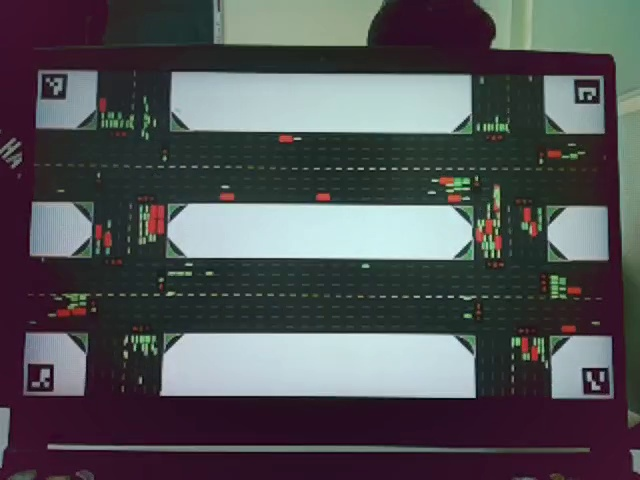
#> input picture sample_img/debug_video/frame_0.jpg, 640 x 480 px
$ python main_pipeline.py
#> lines starting #> are read from the running program, lines starting #| are printed output that depends on the picture; after the words box and inside, x2 and y2 are one past the last pixel; in counts of white or black regions, pixels touching at a corner belong together
#> in test_single_image, img is the input picture: shape (480, 640, 3); mean B, G, R 85.4, 82.6, 81.7
import cv2
import numpy as np
import json
import os
import time
import csv

# --- HYPERPARAMETERS ---
VIDEO_PATH = 'sa_ban_traffic.mp4'  # Use sample.png for image testing, sa_ban_traffic.mp4 for video
OUTPUT_VIDEO_PATH = 'output_traffic.mp4'
OUTPUT_CSV_PATH = 'traffic_data.csv'
PROCESSED_FPS = 5  # Target FPS for processing (to simulate Pi5 performance)
PERSPECTIVE_INTERVAL = 5  # Recompute perspective every N processed frames (helps with camera shake)
# ROIS_PATH = 'lane_rois.json'
# PARAMS_PATH = 'vehicle_params.json'
# -----------------------

class VehicleCounter:
    def __init__(self): # , rois_path=ROIS_PATH, params_path=PARAMS_PATH):
        self.matrix = None
        self.max_width = 0
        self.max_height = 0

        # [6 lines of commented-out code are left out]
        self.rois = [[6,282,158,131],[436,290,1099,123],[1810,167,153,119],[423,164,1112,122],[6,746,150,123],[426,750,1113,118],[1810,624,156,121],[430,622,1107,117],[288,877,134,154],[296,419,128,202],[165,3,133,155],[169,422,123,194],[1668,884,138,142],[1676,423,124,189],[1547,6,130,156],[1549,413,118,197]]

        # [8 lines of commented-out code are left out]
        self.min_vehicle_area = 162
        self.car_area = 895
        self.bike_area = 400

    def order_points(self, pts):
        rect = np.zeros((4, 2), dtype="float32")
        s = pts.sum(axis=1)
        rect[0] = pts[np.argmin(s)]
        rect[2] = pts[np.argmax(s)]
        diff = np.diff(pts, axis=1)
        rect[1] = pts[np.argmin(diff)]
        rect[3] = pts[np.argmax(diff)]
        return rect

    def init_perspective(self, img):
        dict_id = cv2.aruco.DICT_4X4_50
        try:
            aruco_dict = cv2.aruco.getPredefinedDictionary(dict_id)
        except AttributeError:
            aruco_dict = cv2.aruco.Dictionary_get(dict_id)

        try:
            aruco_params = cv2.aruco.DetectorParameters()
            detector = cv2.aruco.ArucoDetector(aruco_dict, aruco_params)
            corners, ids, rejected = detector.detectMarkers(img)
#> corners = ([[28, 364], [53, 364], [51, 391], [27, 390]], [[582, 368], [607, 368], [609, 392], [584, 393]], [[42, 75], [67, 75], [65, 99], [41, 98]], [[574, 80], [599, 80], [599, 102], [575, 103]]); ids = [2, 3, 0, 1]; rejected = 16 items
        except AttributeError:
            aruco_params = cv2.aruco.DetectorParameters_create()
            corners, ids, rejected = cv2.aruco.detectMarkers(img, aruco_dict, parameters=aruco_params)

        if ids is None or len(ids) < 4:
            return False

        centers = []
        for corner in corners[:4]:
            c = corner[0]
            center_x = c[:, 0].mean()
            center_y = c[:, 1].mean()
            centers.append([center_x, center_y])
#> this loop made 4 passes
#> (c, center_x, center_y) on passes 1 to 4: ([[28, 364], [53, 364], [51, 391], [27, 390]], 39.75, 377.2), ([[582, 368], [607, 368], [609, 392], [584, 393]], 595.5, 380.2), ([[42, 75], [67, 75], [65, 99], [41, 98]], 53.75, 86.75), ([[574, 80], [599, 80], [599, 102], [575, 103]], 586.8, 91.25)
#> after the loop, centers = [[39.75, 377.2], [595.5, 380.2], [53.75, 86.75], [586.8, 91.25]]

        centers = np.array(centers, dtype="float32")
        src_pts = self.order_points(centers)
#> in order_points, `s = pts.sum(axis=1)`: s = [417, 975.8, 140.5, 678]
#> in order_points, `diff = np.diff(pts, axis=1)`: diff = [337.5, -215.2, 33, -495.5]
#> src_pts = [[53.75, 86.75], [586.8, 91.25], [595.5, 380.2], [39.75, 377.2]]
        (tl, tr, br, bl) = src_pts
#> tl = [53.75, 86.75]; tr = [586.8, 91.25]; br = [595.5, 380.2]; bl = [39.75, 377.2]

        widthA = np.sqrt(((br[0] - bl[0]) ** 2) + ((br[1] - bl[1]) ** 2))
#> widthA = 555.8
        widthB = np.sqrt(((tr[0] - tl[0]) ** 2) + ((tr[1] - tl[1]) ** 2))
#> widthB = 533
        self.max_width = max(int(widthA), int(widthB))
#> self.max_width = 555

        heightA = np.sqrt(((tr[0] - br[0]) ** 2) + ((tr[1] - br[1]) ** 2))
#> heightA = 289.1
        heightB = np.sqrt(((tl[0] - bl[0]) ** 2) + ((tl[1] - bl[1]) ** 2))
#> heightB = 290.8
        self.max_height = max(int(heightA), int(heightB))
#> self.max_height = 290

        dst_pts = np.array([
            [0, 0],
            [self.max_width - 1, 0],
            [self.max_width - 1, self.max_height - 1],
            [0, self.max_height - 1]
        ], dtype="float32")
#> dst_pts = [[0, 0], [554, 0], [554, 289], [0, 289]]

        self.matrix = cv2.getPerspectiveTransform(src_pts, dst_pts)
#> self.matrix = [[1.05, 0.0504, -60.59], [-0.00886, 1.05, -90.58], [-1.19e-05, 0.000148, 1]]
        return True

    def process_roi_grayscale(self, gray):
        if np.std(gray) < 10 or np.max(gray) < 120:
            return np.zeros_like(gray, dtype=np.uint8)

        ret, mask = cv2.threshold(gray, 0, 255, cv2.THRESH_BINARY + cv2.THRESH_OTSU)

        if ret < np.median(gray) + 15:
            return np.zeros_like(gray, dtype=np.uint8)

        kernel = np.ones((5, 5), np.uint8)
        mask = cv2.morphologyEx(mask, cv2.MORPH_OPEN, kernel)
        mask = cv2.morphologyEx(mask, cv2.MORPH_CLOSE, kernel)
        return mask

    def process_frame(self, img, recompute_perspective=False):
        # 1. Perspective Transform (Phase 1)
        if self.matrix is None or recompute_perspective:
            success = self.init_perspective(img)
#> success = True
            if not success and self.matrix is None:
                # Cannot initialize perspective and no previous matrix, return original image
                return img, []

        warped_img = cv2.warpPerspective(img, self.matrix, (self.max_width, self.max_height))
        warped_img = cv2.resize(warped_img, (1970, 1032))
#> warped_img: shape (1032, 1970, 3)
        output_img = warped_img.copy()

        results = []

        # 2 & 3 & 4. Process each ROI: mask, grayscale, counting
        img_h, img_w = warped_img.shape[:2]
#> img_h = 1032; img_w = 1970
        for i, roi in enumerate(self.rois):
            # print("hello ", i)
            if roi and max(roi) <= 1:
                x = int(roi[0] * img_w)
                y = int(roi[1] * img_h)
                w = int(roi[2] * img_w)
                h = int(roi[3] * img_h)
            else:
                x, y, w, h = [int(v) for v in roi]

            x, y = max(0, x), max(0, y)
            w, h = min(img_w - x, w), min(img_h - y, h)
            roi_bgr = warped_img[y:y+h, x:x+w]

            if roi_bgr.shape[0] == 0 or roi_bgr.shape[1] == 0:
                continue

            gray = cv2.cvtColor(roi_bgr, cv2.COLOR_BGR2GRAY)
            roi_mask = self.process_roi_grayscale(gray)

            contours, _ = cv2.findContours(roi_mask, cv2.RETR_EXTERNAL, cv2.CHAIN_APPROX_SIMPLE)

            lane_cars = 0
            lane_bikes = 0

            # Draw lane boundaries
            cv2.rectangle(output_img, (x, y), (x + w, y + h), (255, 0, 0), 2)

            for cnt in contours:
                area = cv2.contourArea(cnt)
                if area < self.min_vehicle_area:
                    continue

                single_mask = np.zeros(roi_mask.shape, dtype=np.uint8)
                cv2.drawContours(single_mask, [cnt], -1, 255, -1)

                b = roi_bgr[:, :, 0].astype(np.int16)
                g = roi_bgr[:, :, 1].astype(np.int16)
                r = roi_bgr[:, :, 2].astype(np.int16)

                in_mask = single_mask > 0

                red_cond = (r > g + 20) & (r > b + 20) & in_mask
                red_px = np.sum(red_cond)

                green_cond = (g > r + 20) & (g > b + 20) & in_mask
                green_px = np.sum(green_cond)

                total_color_px = red_px + green_px
                if total_color_px == 0:
                    cars = 0
                    bikes = 1
                else:
                    r_ratio = red_px / total_color_px
                    g_ratio = green_px / total_color_px

                    cars = max(0, round((area * r_ratio) / self.car_area))
                    bikes = max(0, round((area * g_ratio) / self.bike_area))

                lane_cars += cars
                lane_bikes += bikes

                # Draw vehicle bounding boxes
                cx, cy, cw, ch = cv2.boundingRect(cnt)
                global_x = x + cx
                global_y = y + cy

                cv2.rectangle(output_img, (global_x, global_y), (global_x + cw, global_y + ch), (0, 255, 255), 2)

                label = f"C:{cars} B:{bikes}"
                text_y = global_y - 5 if global_y - 5 > 10 else global_y + 15
                cv2.putText(output_img, label, (global_x, text_y), cv2.FONT_HERSHEY_SIMPLEX, 0.5, (0, 255, 255), 1, cv2.LINE_AA)

            lane_label = f"Lane {i}: Cars={lane_cars} Bikes={lane_bikes}"
            lane_text_y = y - 10 if y - 10 > 20 else y + h + 20
            cv2.putText(output_img, lane_label, (x, lane_text_y), cv2.FONT_HERSHEY_SIMPLEX, 0.6, (255, 255, 255), 2, cv2.LINE_AA)

            results.append({'lane': i, 'cars': lane_cars, 'bikes': lane_bikes})
#> this loop made 16 passes
#> ret in process_roi_grayscale on passes 2, 3, 5, 7, 8, 9, 10, 11, 12, 13, 14, 15: 82, 68, 59, 75, 84, 80, 76, 68, 64, 73, 75, 85
#> pass 1, in process_frame, `roi_bgr = warped_img[y:y+h, x:x+w]`:
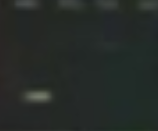
#> roi_bgr: shape (131, 158, 3); mean B, G, R 39.9, 43.1, 37.7
#> pass 2, in process_frame, `roi_bgr = warped_img[y:y+h, x:x+w]`:
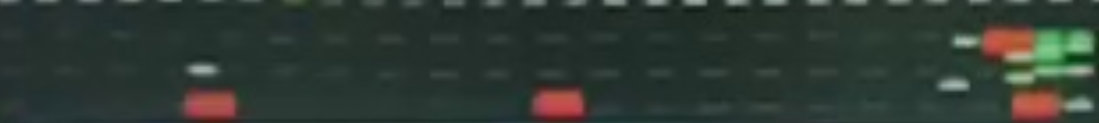
#> roi_bgr: shape (123, 1099, 3); mean B, G, R 51.3, 58, 47.3
#> after the loop:
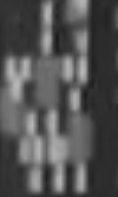
#> gray: shape (197, 118); min 24, max 184, mean 83.2
#> after the loop:
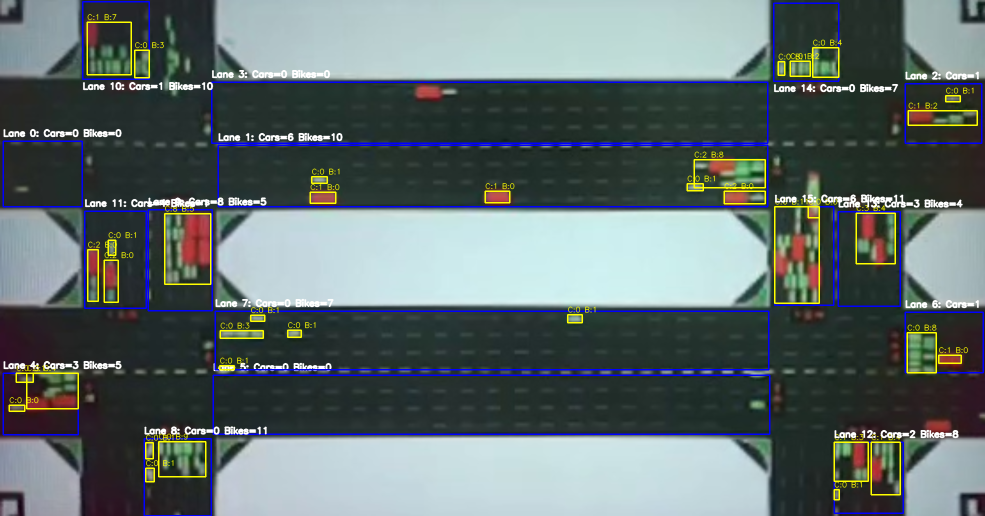
#> output_img: shape (1032, 1970, 3) (shown at 1/2 size); mean B, G, R 108.5, 108, 95.8
#> after the loop:
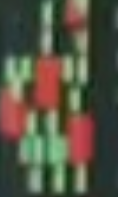
#> roi_bgr: shape (197, 118, 3); mean B, G, R 67.5, 84.5, 86.8
#> after the loop:
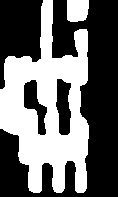
#> roi_mask: shape (197, 118); 41.5% white; 2 white regions, box (x1, y1, x2, y2) and area: (0, 0, 89, 193) 9196, (67, 0, 89, 22) 446
#> after the loop:
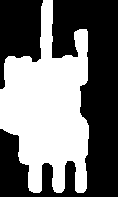
#> single_mask: shape (197, 118); 44.9% white; 1 white region, box (x1, y1, x2, y2) and area: (0, 0, 89, 193) 10434
#> after the loop, results = 16 items
            # print("done ", i)

        return output_img, results

def test_single_image(img_path='sample_img/sample.png'):
    print(f"--- Processing Single Image: {img_path} ---")
    counter = VehicleCounter()
    img = cv2.imread("sample_img/debug_video/frame_0.jpg")
    if img is None:
        print(f"Error: Could not read image {img_path}")
        return

    out_img, results = counter.process_frame(img)
#> results = 16 items
    print("Results for each lane:")
    for res in results:
        print(f"  Lane {res['lane']}: {res['cars']} Cars, {res['bikes']} Bikes")
#> this loop made 16 passes
#> res on passes 1 to 12: {'lane': 0, 'cars': 0, 'bikes': 0}, {'lane': 1, 'cars': 6, 'bikes': 10}, {'lane': 2, 'cars': 1, 'bikes': 3}, {'lane': 3, 'cars': 0, 'bikes': 0}, {'lane': 4, 'cars': 3, 'bikes': 5}, {'lane': 5, 'cars': 0, 'bikes': 0}, {'lane': 6, 'cars': 1, 'bikes': 8}, {'lane': 7, 'cars': 0, 'bikes': 7}, {'lane': 8, 'cars': 0, 'bikes': 11}, {'lane': 9, 'cars': 8, 'bikes': 5}, {'lane': 10, 'cars': 1, 'bikes': 10}, {'lane': 11, 'cars': 4, 'bikes': 1}
#|   Lane 0: 0 Cars, 0 Bikes
#|   Lane 1: 6 Cars, 10 Bikes
#|   Lane 2: 1 Cars, 3 Bikes
#|   Lane 3: 0 Cars, 0 Bikes
#|   Lane 4: 3 Cars, 5 Bikes
#|   Lane 5: 0 Cars, 0 Bikes
#|   Lane 6: 1 Cars, 8 Bikes
#|   Lane 7: 0 Cars, 7 Bikes
#> (further printed lines are left out)

    out_path = 'sample_img/debug_video/frame_0_outout.jpg'
    cv2.imwrite(out_path, out_img)
    print(f"Saved processed image to {out_path}\n")

# [82 lines left out: function process_video, not called in this run]

if __name__ == "__main__":
    test_single_image()
    # process_video()
